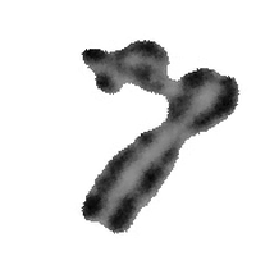
#> input picture hf_space/spread_0135.png, 256 x 256 px
$ python parser.py --images_dir ../../hf_space --masks_dir ../../hf_space --output_dir out
#> lines starting #> are read from the running program, lines starting #| are printed output that depends on the picture; after the words box and inside, x2 and y2 are one past the last pixel; in counts of white or black regions, pixels touching at a corner belong together
#> in process_dataset, mask is the input picture: shape (256, 256, 3); min 0, max 255, mean 220.4
import argparse
import os
import cv2
import numpy as np
from pathlib import Path
from tqdm import tqdm


def parse_to_yolo(image: np.ndarray, mask: np.ndarray) -> list:
    """
    Extracts 2 distinct classes into YOLO normalized polygon format:
      - Class 0: 'chromosome' (Individual chromosome contours from Channel 0 & Channel 1)
      - Class 1: 'overlap' (Dense crossover / overlap junction from Channel 0 & Channel 1 intersection)
    """
    yolo_lines = []
    height, width = mask.shape[:2]
#> height = 256; width = 256

    # Handle multi-channel vs single-channel masks
    if mask.ndim == 3 and mask.shape[2] >= 2:
        # Channel 0: Chromosome 1, Channel 1: Chromosome 2
        c1_binary = (mask[:, :, 0] < 200).astype(np.uint8) * 255
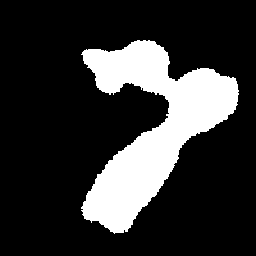
#> c1_binary: shape (256, 256); 20.1% white; 1 white region
        c2_binary = (mask[:, :, 1] < 200).astype(np.uint8) * 255
        overlap_binary = ((c1_binary > 0) & (c2_binary > 0)).astype(np.uint8) * 255

        # Class 0: Chromosome 1 contours
        cnts1, _ = cv2.findContours(c1_binary, cv2.RETR_EXTERNAL, cv2.CHAIN_APPROX_SIMPLE)
#> cnts1 = 1 contour; box (x1, y1, x2, y2) and area: (81, 40, 239, 234) 12819
        for contour in cnts1:
            if cv2.contourArea(contour) < 50:
                continue
            norm_pts = contour.reshape(-1, 2) / np.array([width, height])
            poly_str = " ".join([f"{p:.6f}" for p in norm_pts.flatten()])
            yolo_lines.append(f"0 {poly_str}")
#> this loop made 1 pass
#> after the loop, yolo_lines = 1 item

        # Class 0: Chromosome 2 contours
        cnts2, _ = cv2.findContours(c2_binary, cv2.RETR_EXTERNAL, cv2.CHAIN_APPROX_SIMPLE)
#> cnts2 has the same summary as cnts1
        for contour in cnts2:
            if cv2.contourArea(contour) < 50:
                continue
            norm_pts = contour.reshape(-1, 2) / np.array([width, height])
            poly_str = " ".join([f"{p:.6f}" for p in norm_pts.flatten()])
            yolo_lines.append(f"0 {poly_str}")
#> after the loop, yolo_lines = 2 items

        # Class 1: Overlap Junction contours
        cnts_ov, _ = cv2.findContours(overlap_binary, cv2.RETR_EXTERNAL, cv2.CHAIN_APPROX_SIMPLE)
#> cnts_ov has the same summary as cnts1
        for contour in cnts_ov:
            if cv2.contourArea(contour) < 20:
                continue
            norm_pts = contour.reshape(-1, 2) / np.array([width, height])
            poly_str = " ".join([f"{p:.6f}" for p in norm_pts.flatten()])
            yolo_lines.append(f"1 {poly_str}")
#> after the loop, yolo_lines = 3 items

    else:
        # Fallback for single-channel masks
        gray_mask = mask[:, :, 0] if mask.ndim == 3 else mask
        chrom_binary = (gray_mask < 200).astype(np.uint8) * 255
        chrom_contours, _ = cv2.findContours(
            chrom_binary, cv2.RETR_EXTERNAL, cv2.CHAIN_APPROX_SIMPLE
        )
        for contour in chrom_contours:
            if cv2.contourArea(contour) < 50:
                continue
            norm_pts = contour.reshape(-1, 2) / np.array([width, height])
            poly_str = " ".join([f"{p:.6f}" for p in norm_pts.flatten()])
            yolo_lines.append(f"0 {poly_str}")

    return yolo_lines


def process_dataset(images_dir: str, masks_dir: str, output_dir: str):
    """
    Process the dataset by converting masks to 2-class YOLO polygon format.

    Args:
        images_dir (str): Path to the directory containing raw images.
        masks_dir (str): Path to the directory containing masks.
        output_dir (str): Path to the output directory for YOLO polygon annotations.
    """
    os.makedirs(output_dir, exist_ok=True)
    mask_paths = list(Path(masks_dir).glob("*.png"))

    print(f"Processing {len(mask_paths)} masks to 2-class YOLO format (0: chromosome, 1: overlap)...")

    for mask_path in tqdm(mask_paths, desc="Processing masks"):
        try:
            # Read multi-channel mask preserving all channels
            mask = cv2.imread(str(mask_path), cv2.IMREAD_UNCHANGED)
            img_path = Path(images_dir) / mask_path.name
            image = cv2.imread(str(img_path), cv2.IMREAD_UNCHANGED)

            if mask is None or image is None:
                continue

            yolo_lines = parse_to_yolo(image=image, mask=mask)
#> yolo_lines = 3 items
            if yolo_lines:
                output_mask_path = Path(output_dir) / mask_path.with_suffix(".txt").name
                with open(output_mask_path, "w") as f:
                    f.write("\n".join(yolo_lines))
        except Exception as e:
            print(f"Error processing mask {mask_path}: {e}")
#> pass 2 of the loop in process_dataset, `for mask_path in tqdm(mask_paths, desc="Processing masks"):`:
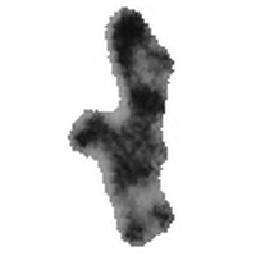
#> input picture hf_space/spread_0309.png, 256 x 256 px
#> in process_dataset, mask is the input picture: shape (256, 256, 3); min 14, max 255, mean 217.7
#> in parse_to_yolo (call 2), `c1_binary = (mask[:, :, 0] < 200).astype(np.uint8) * 255`:
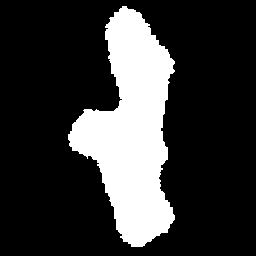
#> c1_binary: shape (256, 256); 21.5% white; 1 white region
#> cnts1 = 1 contour; box (x1, y1, x2, y2) and area: (68, 6, 175, 247) 13786
#> the loop in parse_to_yolo (call 2), `for contour in cnts1:` made 1 pass
#> after the loop in parse_to_yolo (call 2), `for contour in cnts1:`: yolo_lines = 1 item
#> cnts2 has the same summary as cnts1
#> the loop in parse_to_yolo (call 2), `for contour in cnts2:` made 1 pass
#> after the loop in parse_to_yolo (call 2), `for contour in cnts2:`: yolo_lines = 2 items
#> cnts_ov has the same summary as cnts1
#> the loop in parse_to_yolo (call 2), `for contour in cnts_ov:` made 1 pass
#> after the loop in parse_to_yolo (call 2), `for contour in cnts_ov:`: yolo_lines = 3 items

    print(f"Processing completed. YOLO polygon annotations saved to {output_dir}.")


if __name__ == "__main__":
    parser = argparse.ArgumentParser(
        description="Convert binary masks to YOLO polygon format."
    )
    parser.add_argument(
        "--images_dir", type=str, required=True, help="Path to raw images directory."
    )
    parser.add_argument(
        "--masks_dir", type=str, required=True, help="Path to binary masks directory."
    )
    parser.add_argument(
        "--output_dir",
        type=str,
        required=True,
        help="Path to output directory for YOLO polygon annotations.",
    )

    args = parser.parse_args()
    process_dataset(args.images_dir, args.masks_dir, args.output_dir)
